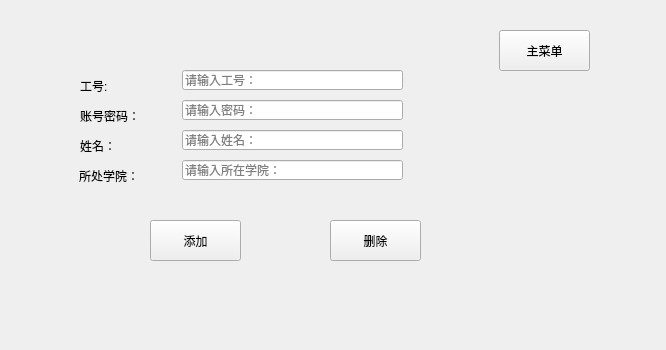
<?xml version="1.0" encoding="UTF-8"?>
<ui version="4.0">
 <class>AddStudentWidget</class>
 <widget class="QWidget" name="AddStudentWidget">
  <property name="geometry">
   <rect>
    <x>0</x>
    <y>0</y>
    <width>666</width>
    <height>350</height>
   </rect>
  </property>
  <property name="windowTitle">
   <string>Form</string>
  </property>
  <widget class="QPushButton" name="returnButton">
   <property name="geometry">
    <rect>
     <x>499</x>
     <y>30</y>
     <width>91</width>
     <height>41</height>
    </rect>
   </property>
   <property name="text">
    <string>主菜单</string>
   </property>
  </widget>
  <widget class="QLabel" name="idLabel">
   <property name="geometry">
    <rect>
     <x>80</x>
     <y>70</y>
     <width>61</width>
     <height>31</height>
    </rect>
   </property>
   <property name="text">
    <string>工号:</string>
   </property>
  </widget>
  <widget class="QLabel" name="passwordLabel">
   <property name="geometry">
    <rect>
     <x>80</x>
     <y>100</y>
     <width>71</width>
     <height>31</height>
    </rect>
   </property>
   <property name="text">
    <string>账号密码：</string>
   </property>
  </widget>
  <widget class="QLabel" name="nameLabel">
   <property name="geometry">
    <rect>
     <x>80</x>
     <y>130</y>
     <width>61</width>
     <height>31</height>
    </rect>
   </property>
   <property name="text">
    <string>姓名：</string>
   </property>
  </widget>
  <widget class="QLabel" name="colledgeLabel">
   <property name="geometry">
    <rect>
     <x>79</x>
     <y>160</y>
     <width>71</width>
     <height>31</height>
    </rect>
   </property>
   <property name="text">
    <string>所处学院：</string>
   </property>
  </widget>
  <widget class="QLineEdit" name="idLineEdit">
   <property name="geometry">
    <rect>
     <x>182</x>
     <y>70</y>
     <width>221</width>
     <height>20</height>
    </rect>
   </property>
   <property name="maxLength">
    <number>15</number>
   </property>
   <property name="placeholderText">
    <string>请输入工号：</string>
   </property>
  </widget>
  <widget class="QLineEdit" name="passwordLineEdit">
   <property name="geometry">
    <rect>
     <x>182</x>
     <y>100</y>
     <width>221</width>
     <height>20</height>
    </rect>
   </property>
   <property name="maxLength">
    <number>26</number>
   </property>
   <property name="placeholderText">
    <string>请输入密码：</string>
   </property>
  </widget>
  <widget class="QLineEdit" name="nameLineEdit">
   <property name="geometry">
    <rect>
     <x>182</x>
     <y>130</y>
     <width>221</width>
     <height>20</height>
    </rect>
   </property>
   <property name="maxLength">
    <number>15</number>
   </property>
   <property name="placeholderText">
    <string>请输入姓名：</string>
   </property>
  </widget>
  <widget class="QLineEdit" name="colledgeLineEdit">
   <property name="geometry">
    <rect>
     <x>182</x>
     <y>160</y>
     <width>221</width>
     <height>20</height>
    </rect>
   </property>
   <property name="maxLength">
    <number>15</number>
   </property>
   <property name="placeholderText">
    <string>请输入所在学院：</string>
   </property>
  </widget>
  <widget class="QPushButton" name="cancelButton">
   <property name="geometry">
    <rect>
     <x>330</x>
     <y>220</y>
     <width>91</width>
     <height>41</height>
    </rect>
   </property>
   <property name="text">
    <string>删除</string>
   </property>
  </widget>
  <widget class="QPushButton" name="addButton">
   <property name="geometry">
    <rect>
     <x>150</x>
     <y>220</y>
     <width>91</width>
     <height>41</height>
    </rect>
   </property>
   <property name="text">
    <string>添加</string>
   </property>
  </widget>
 </widget>
 <resources/>
 <connections/>
</ui>
